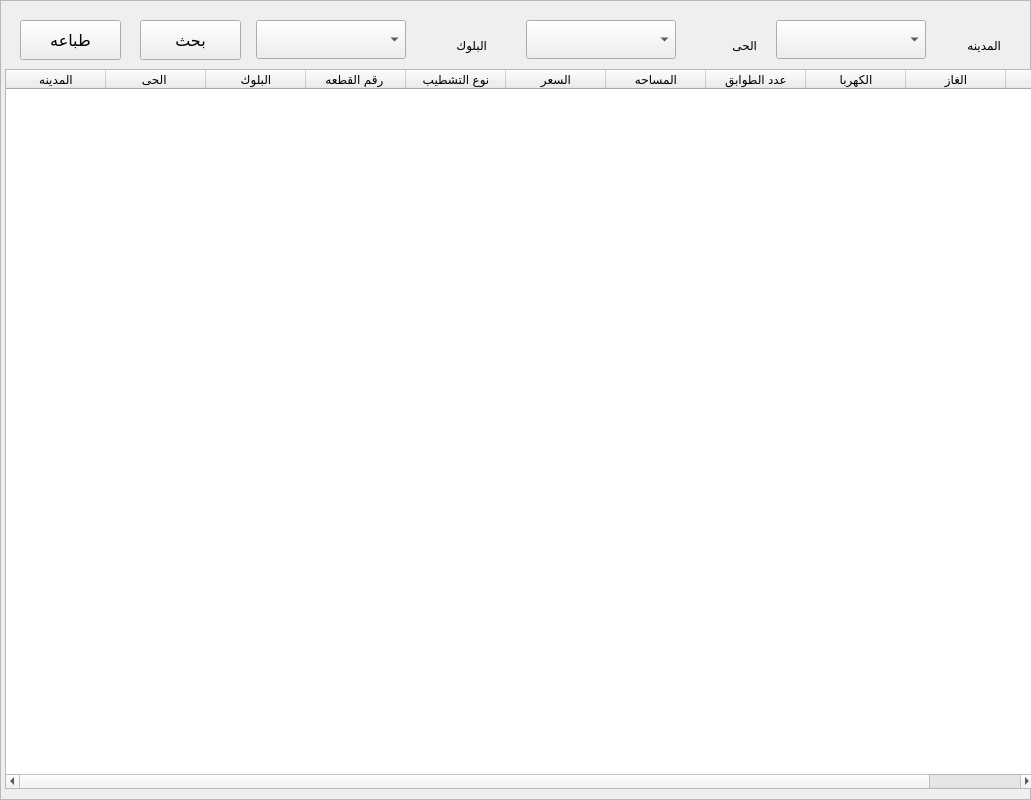
    <widget class="QFrame" name="Emara_Archiev">
     <property name="geometry">
      <rect>
       <x>0</x>
       <y>0</y>
       <width>1031</width>
       <height>800</height>
      </rect>
     </property>
     <property name="frameShape">
      <enum>QFrame::StyledPanel</enum>
     </property>
     <property name="frameShadow">
      <enum>QFrame::Raised</enum>
     </property>
     <widget class="QComboBox" name="comboBox_12">
      <property name="geometry">
       <rect>
        <x>776</x>
        <y>20</y>
        <width>150</width>
        <height>39</height>
       </rect>
      </property>
     </widget>
     <widget class="QTableWidget" name="tableWidget_7">
      <property name="geometry">
       <rect>
        <x>5</x>
        <y>69</y>
        <width>1030</width>
        <height>720</height>
       </rect>
      </property>
      <column>
       <property name="text">
        <string>المدينه</string>
       </property>
      </column>
      <column>
       <property name="text">
        <string>الحى </string>
       </property>
      </column>
      <column>
       <property name="text">
        <string>البلوك</string>
       </property>
      </column>
      <column>
       <property name="text">
        <string>رقم القطعه </string>
       </property>
      </column>
      <column>
       <property name="text">
        <string>نوع التشطيب</string>
       </property>
      </column>
      <column>
       <property name="text">
        <string>السعر</string>
       </property>
      </column>
      <column>
       <property name="text">
        <string>المساحه</string>
       </property>
      </column>
      <column>
       <property name="text">
        <string>عدد الطوابق</string>
       </property>
      </column>
      <column>
       <property name="text">
        <string>الكهربا</string>
       </property>
      </column>
      <column>
       <property name="text">
        <string>الغاز</string>
       </property>
      </column>
      <column>
       <property name="text">
        <string/>
       </property>
      </column>
     </widget>
     <widget class="QLabel" name="label_55">
      <property name="geometry">
       <rect>
        <x>426</x>
        <y>30</y>
        <width>61</width>
        <height>31</height>
       </rect>
      </property>
      <property name="font">
       <font>
        <family>simplified arabic</family>
       </font>
      </property>
      <property name="text">
       <string>البلوك</string>
      </property>
     </widget>
     <widget class="QLabel" name="label_54">
      <property name="geometry">
       <rect>
        <x>686</x>
        <y>30</y>
        <width>71</width>
        <height>31</height>
       </rect>
      </property>
      <property name="font">
       <font>
        <family>simplified arabic</family>
       </font>
      </property>
      <property name="text">
       <string>الحى</string>
      </property>
     </widget>
     <widget class="QPushButton" name="btn_search_3">
      <property name="geometry">
       <rect>
        <x>140</x>
        <y>20</y>
        <width>101</width>
        <height>40</height>
       </rect>
      </property>
      <property name="font">
       <font>
        <family>simplified arabic</family>
        <pointsize>12</pointsize>
       </font>
      </property>
      <property name="cursor">
       <cursorShape>PointingHandCursor</cursorShape>
      </property>
      <property name="text">
       <string>بحث</string>
      </property>
     </widget>
     <widget class="QComboBox" name="comboBox_14">
      <property name="geometry">
       <rect>
        <x>256</x>
        <y>20</y>
        <width>150</width>
        <height>39</height>
       </rect>
      </property>
     </widget>
     <widget class="QLabel" name="label_53">
      <property name="geometry">
       <rect>
        <x>930</x>
        <y>30</y>
        <width>71</width>
        <height>31</height>
       </rect>
      </property>
      <property name="font">
       <font>
        <family>simplified arabic</family>
       </font>
      </property>
      <property name="text">
       <string>المدينه</string>
      </property>
     </widget>
     <widget class="QPushButton" name="btn_search_4">
      <property name="geometry">
       <rect>
        <x>20</x>
        <y>20</y>
        <width>101</width>
        <height>40</height>
       </rect>
      </property>
      <property name="font">
       <font>
        <family>simplified arabic</family>
        <pointsize>12</pointsize>
       </font>
      </property>
      <property name="cursor">
       <cursorShape>PointingHandCursor</cursorShape>
      </property>
      <property name="text">
       <string>طباعه</string>
      </property>
     </widget>
     <widget class="QComboBox" name="comboBox_13">
      <property name="geometry">
       <rect>
        <x>526</x>
        <y>20</y>
        <width>150</width>
        <height>39</height>
       </rect>
      </property>
     </widget>
    </widget>
